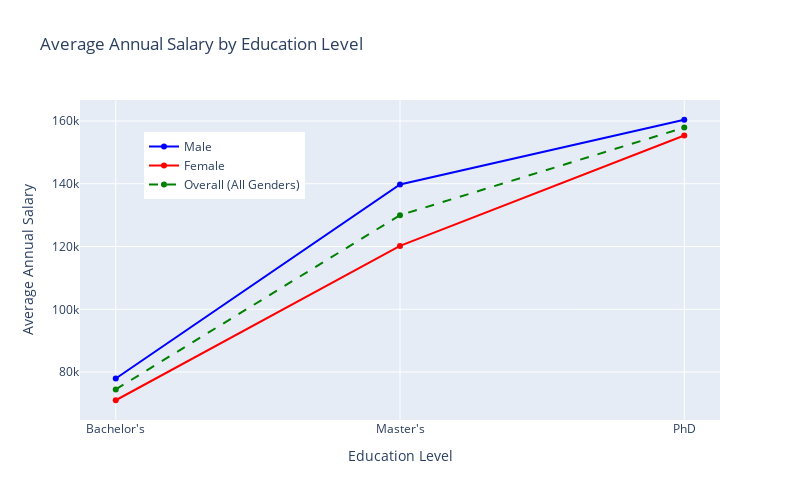

Write notebook code for a chart like this one.
### Code cell
# Calculate the average 'Annual_Salary' for each 'Education_Level' category
average_salary_by_education = df.groupby('education_level')['salary'].mean().round(2)

# Calculate the average 'Annual_Salary' for each combination of 'Gender' and 'Education_Level'
average_salary_by_gender_education = df.groupby(['gender', 'education_level'])['salary'].mean().round(2)

# Separate the data for Male and Female
male_data_df = df[df['gender'] == 'Male']
female_data_df = df[df['gender'] == 'Female']

# Create dynamic line graphs using plotly
fig = go.Figure()

# Plot the average salary by education level for Male employees
male_average_salary_by_education = male_data_df.groupby('education_level')['salary'].mean().round(2)
fig.add_trace(go.Scatter(x=male_average_salary_by_education.index,
                         y=male_average_salary_by_education.values,
                         mode='lines+markers',
                         name='Male',
                         line=dict(color='blue')))

# Plot the average salary by education level for Female employees
female_average_salary_by_education = female_data_df.groupby('education_level')['salary'].mean().round(2)
fig.add_trace(go.Scatter(x=female_average_salary_by_education.index,
                         y=female_average_salary_by_education.values,
                         mode='lines+markers',
                         name='Female',
                         line=dict(color='red')))

# Concatenate the data for 'Overall' (all genders) and plot
overall_average_salary_by_education = pd.concat([male_average_salary_by_education, female_average_salary_by_education])
overall_average_salary_by_education = overall_average_salary_by_education.groupby(level=0).mean().round(2)

fig.add_trace(go.Scatter(x=overall_average_salary_by_education.index,
                         y=overall_average_salary_by_education.values,
                         mode='lines+markers',
                         name='Overall (All Genders)',
                         line=dict(color='green', dash='dash')))  # Using 'dash' parameter to make it a dashed line

# Set the chart title and labels
fig.update_layout(title="Average Annual Salary by Education Level",
                  xaxis_title="Education Level",
                  yaxis_title="Average Annual Salary",
                  legend=dict(x=0.1, y=0.9),
                  width=800, height=500)

# Show the chart
fig.show()

### Figure 1 — Plotly figure (JSON) as saved in the notebook; plotly's stock layout.template omitted (floating-point values rounded to 4 significant figures)
{"data": [{"line": {"color": "blue"}, "mode": "lines+markers", "name": "Male", "type": "scatter", "x": ["Bachelor's", "Master's", "PhD"], "y": [77940.0, 139800.0, 160400]}, {"line": {"color": "red"}, "mode": "lines+markers", "name": "Female", "type": "scatter", "x": ["Bachelor's", "Master's", "PhD"], "y": [71020.0, 120200, 155400.0]}, {"line": {"color": "green", "dash": "dash"}, "mode": "lines+markers", "name": "Overall (All Genders)", "type": "scatter", "x": ["Bachelor's", "Master's", "PhD"], "y": [74480.0, 130000.0, 157900.0]}], "layout": {"height": 500, "legend": {"x": 0.1, "y": 0.9}, "title": {"text": "Average Annual Salary by Education Level"}, "width": 800, "xaxis": {"title": {"text": "Education Level"}}, "yaxis": {"title": {"text": "Average Annual Salary"}}}}
